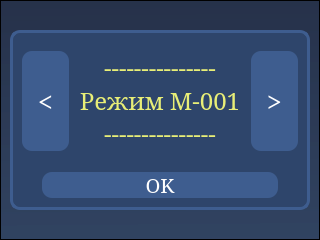
   <widget class="QFrame" name="load_file_layout">
    <property name="enabled">
     <bool>true</bool>
    </property>
    <property name="geometry">
     <rect>
      <x>280</x>
      <y>180</y>
      <width>320</width>
      <height>240</height>
     </rect>
    </property>
    <property name="styleSheet">
     <string notr="true">QFrame {
	background-color: qlineargradient(spread:reflect, x1:0.559, y1:1, x2:0.548, y2:0, stop:0 rgba(39, 58, 89, 200), stop:1 rgba(27, 39, 65, 200));
}</string>
    </property>
    <property name="frameShape">
     <enum>QFrame::StyledPanel</enum>
    </property>
    <property name="frameShadow">
     <enum>QFrame::Raised</enum>
    </property>
    <widget class="QFrame" name="load_file_frame">
     <property name="enabled">
      <bool>true</bool>
     </property>
     <property name="geometry">
      <rect>
       <x>10</x>
       <y>30</y>
       <width>300</width>
       <height>180</height>
      </rect>
     </property>
     <property name="layoutDirection">
      <enum>Qt::RightToLeft</enum>
     </property>
     <property name="styleSheet">
      <string notr="true">QFrame{
	background-color: rgb(46, 69, 107);
	border: 3px solid rgb(62, 93, 143);
	border-radius: 10px 
}
</string>
     </property>
     <property name="frameShape">
      <enum>QFrame::StyledPanel</enum>
     </property>
     <property name="frameShadow">
      <enum>QFrame::Raised</enum>
     </property>
     <layout class="QVBoxLayout" name="verticalLayout_20">
      <property name="spacing">
       <number>12</number>
      </property>
      <property name="sizeConstraint">
       <enum>QLayout::SetMinAndMaxSize</enum>
      </property>
      <item>
       <widget class="QFrame" name="select_load_file_frame">
        <property name="focusPolicy">
         <enum>Qt::NoFocus</enum>
        </property>
        <property name="contextMenuPolicy">
         <enum>Qt::NoContextMenu</enum>
        </property>
        <property name="styleSheet">
         <string notr="true">QFrame{
	background-color: rgba(0,0,0,0);
	border: 0px solid rgba(0,0,0,0)
}
</string>
        </property>
        <property name="frameShape">
         <enum>QFrame::StyledPanel</enum>
        </property>
        <property name="frameShadow">
         <enum>QFrame::Raised</enum>
        </property>
        <property name="midLineWidth">
         <number>0</number>
        </property>
        <layout class="QHBoxLayout" name="horizontalLayout_7">
         <property name="spacing">
          <number>9</number>
         </property>
         <property name="leftMargin">
          <number>0</number>
         </property>
         <property name="rightMargin">
          <number>0</number>
         </property>
         <item>
          <widget class="QPushButton" name="next_button">
           <property name="enabled">
            <bool>true</bool>
           </property>
           <property name="sizePolicy">
            <sizepolicy hsizetype="Ignored" vsizetype="Ignored">
             <horstretch>0</horstretch>
             <verstretch>0</verstretch>
            </sizepolicy>
           </property>
           <property name="minimumSize">
            <size>
             <width>1</width>
             <height>1</height>
            </size>
           </property>
           <property name="font">
            <font>
             <family>MS Serif</family>
             <pointsize>20</pointsize>
            </font>
           </property>
           <property name="focusPolicy">
            <enum>Qt::NoFocus</enum>
           </property>
           <property name="styleSheet">
            <string notr="true">QPushButton {
	background-color: rgb(62, 93, 143);
	border: none;
	border-radius: 10px;
	color: white
}

QPushButton:pressed{
	background-color: rgb(84, 126, 193);
}</string>
           </property>
           <property name="text">
            <string>&gt;</string>
           </property>
           <property name="iconSize">
            <size>
             <width>0</width>
             <height>45</height>
            </size>
           </property>
          </widget>
         </item>
         <item>
          <widget class="QLabel" name="load_file_label">
           <property name="enabled">
            <bool>true</bool>
           </property>
           <property name="minimumSize">
            <size>
             <width>164</width>
             <height>0</height>
            </size>
           </property>
           <property name="maximumSize">
            <size>
             <width>164</width>
             <height>16777215</height>
            </size>
           </property>
           <property name="font">
            <font>
             <family>MS Serif</family>
             <pointsize>18</pointsize>
            </font>
           </property>
           <property name="styleSheet">
            <string notr="true">QLabel{
	background-color: none;
	font-size: 18pt;
	color: rgb(232, 238, 119);
	border: none
}
</string>
           </property>
           <property name="text">
            <string>---------------
Режим M-001
---------------</string>
           </property>
           <property name="alignment">
            <set>Qt::AlignCenter</set>
           </property>
          </widget>
         </item>
         <item>
          <widget class="QPushButton" name="previous_button">
           <property name="enabled">
            <bool>true</bool>
           </property>
           <property name="sizePolicy">
            <sizepolicy hsizetype="Ignored" vsizetype="Ignored">
             <horstretch>0</horstretch>
             <verstretch>0</verstretch>
            </sizepolicy>
           </property>
           <property name="minimumSize">
            <size>
             <width>1</width>
             <height>1</height>
            </size>
           </property>
           <property name="font">
            <font>
             <family>MS Serif</family>
             <pointsize>20</pointsize>
            </font>
           </property>
           <property name="focusPolicy">
            <enum>Qt::NoFocus</enum>
           </property>
           <property name="styleSheet">
            <string notr="true">QPushButton {
	background-color: rgb(62, 93, 143);
	border: none;
	border-radius: 10px;
	color: white
}

QPushButton:pressed{
	background-color: rgb(84, 126, 193);
}</string>
           </property>
           <property name="text">
            <string>&lt;</string>
           </property>
           <property name="iconSize">
            <size>
             <width>0</width>
             <height>45</height>
            </size>
           </property>
          </widget>
         </item>
        </layout>
       </widget>
      </item>
      <item>
       <widget class="QFrame" name="decor_load_frame">
        <property name="styleSheet">
         <string notr="true">QFrame{
	background-color: rgba(0,0,0,0);
	border: 0px solid rgba(0,0,0,0)
}
</string>
        </property>
        <property name="frameShape">
         <enum>QFrame::StyledPanel</enum>
        </property>
        <property name="frameShadow">
         <enum>QFrame::Raised</enum>
        </property>
        <layout class="QHBoxLayout" name="horizontalLayout_9">
         <property name="spacing">
          <number>0</number>
         </property>
         <property name="leftMargin">
          <number>0</number>
         </property>
         <property name="topMargin">
          <number>0</number>
         </property>
         <property name="rightMargin">
          <number>0</number>
         </property>
         <property name="bottomMargin">
          <number>0</number>
         </property>
         <item>
          <widget class="QFrame" name="decor_4">
           <property name="maximumSize">
            <size>
             <width>10</width>
             <height>16777215</height>
            </size>
           </property>
           <property name="frameShape">
            <enum>QFrame::StyledPanel</enum>
           </property>
           <property name="frameShadow">
            <enum>QFrame::Raised</enum>
           </property>
          </widget>
         </item>
         <item>
          <widget class="QPushButton" name="ok_button_load">
           <property name="enabled">
            <bool>true</bool>
           </property>
           <property name="sizePolicy">
            <sizepolicy hsizetype="Ignored" vsizetype="Ignored">
             <horstretch>0</horstretch>
             <verstretch>0</verstretch>
            </sizepolicy>
           </property>
           <property name="minimumSize">
            <size>
             <width>1</width>
             <height>1</height>
            </size>
           </property>
           <property name="maximumSize">
            <size>
             <width>236</width>
             <height>16777215</height>
            </size>
           </property>
           <property name="font">
            <font>
             <family>MS Serif</family>
             <pointsize>15</pointsize>
            </font>
           </property>
           <property name="focusPolicy">
            <enum>Qt::NoFocus</enum>
           </property>
           <property name="styleSheet">
            <string notr="true">QPushButton {
	background-color: rgb(62, 93, 143);
	border: none;
	border-radius: 10px;
	color: white
}

QPushButton:pressed{
	background-color: rgb(84, 126, 193);
}</string>
           </property>
           <property name="text">
            <string>OK</string>
           </property>
           <property name="iconSize">
            <size>
             <width>0</width>
             <height>45</height>
            </size>
           </property>
          </widget>
         </item>
         <item>
          <widget class="QFrame" name="decor_3">
           <property name="maximumSize">
            <size>
             <width>10</width>
             <height>16777215</height>
            </size>
           </property>
           <property name="frameShape">
            <enum>QFrame::StyledPanel</enum>
           </property>
           <property name="frameShadow">
            <enum>QFrame::Raised</enum>
           </property>
          </widget>
         </item>
        </layout>
       </widget>
      </item>
     </layout>
    </widget>
   </widget>
